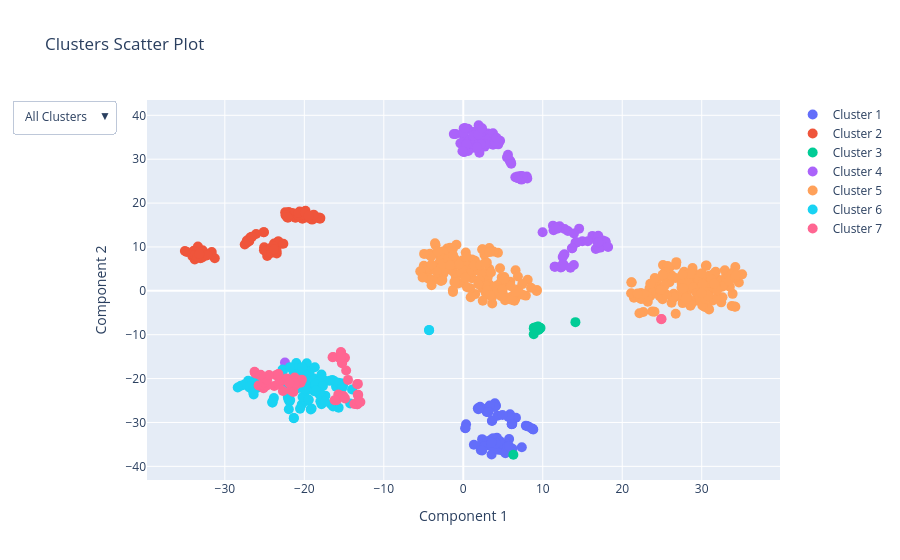

Notebook code for this chart:
### Code cell
fig

### Figure 1 — Plotly figure (JSON) as saved in the notebook; plotly's stock layout.template omitted (floating-point values rounded to 4 significant figures; data arrays with more than 128 entries replaced by an {"elided": "..."} marker saying what was removed)
{"data": [{"hoverinfo": "text", "hovertemplate": "%{text}<extra></extra>", "marker": {"size": 10}, "mode": "markers", "name": "Cluster 1", "text": {"elided": "74x2 str values"}, "type": "scatter", "x": [3.603, 3.652, 1.337, 7.364, 3.627, 3.173, 2.37, 3.249, 0.2401, 4.343, 7.874, 3.979, 4.105, 4.092, 3.879, 3.431, 6.127, 3.563, 2.758, 6.631, 4.153, 2.95, 3.34, 8.632, 2.69, 0.3517, 4.257, 2.21, 4.236, 5.884, 6.154, 3.341, 2.371, 2.991, 8.019, 2.114, 5.304, 4.383, 4.302, 8.805, 5.765, 4.772, 1.835, 3.94, 8.727, 5.85, 5.483, 3.764, 5.785, 4.646, 5.418, 8.235, 6.101, 4.92, 5.685, 6.156, 4.929, 2.67, 2.384, 4.154, 6.088, 3.078, 8.74, 4.69, 3.57, 4.128, 6.187, 3.328, 5.538, 5.76, 1.895, 3.16, 3.535, 0.2884], "y": [-29.65, -29.54, -35.08, -35.64, -34.66, -34.35, -34.67, -35.23, -31.33, -35.09, -30.72, -25.6, -26.18, -26.16, -26.02, -34.02, -30.29, -37.29, -34.27, -28.91, -33.98, -27.6, -35.06, -31.39, -26.93, -30.4, -35.32, -36.3, -33.48, -28.13, -30.27, -26.72, -33.8, -34.7, -30.81, -26.43, -37.0, -36.21, -28.47, -31.58, -33.77, -36.24, -26.78, -26.49, -31.48, -28.73, -34.91, -33.57, -36.16, -34.28, -35.73, -30.95, -30.37, -36.37, -28.74, -30.33, -28.29, -35.36, -36.4, -35.91, -30.4, -27.61, -31.5, -34.8, -35.31, -34.76, -35.99, -26.14, -35.53, -35.38, -26.99, -27.59, -34.59, -31.25]}, {"hoverinfo": "text", "hovertemplate": "%{text}<extra></extra>", "marker": {"size": 10}, "mode": "markers", "name": "Cluster 2", "text": {"elided": "87x2 str values"}, "type": "scatter", "x": [-31.27, -19.85, -21.03, -21.96, -17.98, -20.28, -18.03, -19.0, -20.24, -18.87, -19.45, -20.2, -20.59, -19.88, -19.03, -18.16, -21.14, -18.5, -20.44, -21.52, -24.67, -20.79, -19.99, -22.41, -20.78, -18.82, -19.92, -19.48, -25.05, -33.07, -27.18, -23.81, -32.81, -33.08, -24.18, -26.96, -25.09, -27.25, -22.99, -34.8, -22.36, -32.46, -33.16, -33.69, -33.05, -33.61, -23.47, -22.07, -24.53, -33.79, -27.49, -34.08, -32.85, -31.74, -33.92, -25.08, -23.32, -24.32, -24.65, -33.39, -26.81, -24.27, -24.81, -23.23, -24.19, -32.44, -35.03, -33.83, -23.91, -25.1, -32.73, -24.14, -23.48, -26.92, -26.06, -31.65, -34.07, -23.84, -27.22, -32.2, -33.79, -22.64, -26.62, -22.19, -26.59, -33.44, -33.22], "y": [7.444, 18.27, 16.75, 17.94, 16.58, 16.8, 16.41, 16.36, 16.41, 16.75, 16.6, 16.89, 18.1, 17.3, 16.23, 16.7, 16.65, 16.64, 17.72, 17.76, 7.931, 17.22, 17.35, 17.89, 17.74, 17.36, 17.9, 17.13, 9.917, 7.435, 11.03, 10.77, 9.252, 8.455, 9.381, 11.37, 13.34, 11.14, 10.7, 8.847, 17.25, 8.454, 8.024, 7.837, 8.534, 9.141, 8.508, 16.68, 8.326, 7.147, 10.56, 7.89, 7.612, 8.279, 9.109, 9.24, 11.23, 9.696, 9.189, 10.09, 12.15, 9.394, 8.954, 11.24, 9.5, 7.981, 9.092, 8.928, 10.19, 13.37, 8.945, 8.66, 9.101, 11.35, 12.94, 8.829, 8.347, 9.439, 11.46, 8.103, 8.147, 10.74, 12.28, 16.84, 12.34, 7.653, 8.375]}, {"hoverinfo": "text", "hovertemplate": "%{text}<extra></extra>", "marker": {"size": 10}, "mode": "markers", "name": "Cluster 3", "text": [["/", "SYM"], ["août", "NOUN"], ["avril", "NOUN"], ["décembre", "NOUN"], ["environ", "ADV"], ["février", "NOUN"], ["janvier", "NOUN"], ["juillet", "NOUN"], ["juin", "NOUN"], ["mai", "NOUN"], ["mars", "NOUN"], ["octobre", "NOUN"], ["rubrique", "NOUN"], ["septembre", "NOUN"]], "type": "scatter", "x": [8.863, 9.044, 9.438, 9.666, 6.301, 9.425, 8.899, 8.872, 9.541, 9.345, 9.094, 9.152, 14.11, 9.72], "y": [-9.891, -8.629, -8.894, -8.452, -37.36, -8.115, -8.433, -8.506, -8.807, -8.195, -8.855, -8.274, -7.137, -8.451]}, {"hoverinfo": "text", "hovertemplate": "%{text}<extra></extra>", "marker": {"size": 10}, "mode": "markers", "name": "Cluster 4", "text": {"elided": "118x2 str values"}, "type": "scatter", "x": [12.33, 7.985, 7.316, 6.819, 7.316, 8.054, 7.336, 7.145, 7.373, 7.495, 6.911, 6.776, 6.552, 5.84, 11.48, 11.57, 12.13, 5.898, 14.58, 5.623, 11.92, 5.969, 17.91, 12.76, 11.82, 11.28, 5.502, 16.24, 11.36, 13.17, 11.82, 16.98, 14.18, 11.7, 14.26, 13.93, 2.686, 17.25, 0.0716, 12.62, -0.3618, 14.12, 2.883, 16.81, 3.114, 0.09525, 3.025, -22.44, 12.73, 12.51, 2.987, 14.98, 14.23, 0.04705, 1.195, 12.65, 1.862, -0.9662, 1.366, 16.67, 17.54, 0.4186, 0.6167, 0.5758, 1.889, 3.745, 3.164, 13.7, 1.837, 0.07747, 12.26, 11.55, 11.49, 13.91, 12.38, 1.094, 12.52, 9.982, 2.06, 2.733, 1.891, 2.278, 15.67, 1.886, 1.203, 17.87, 4.631, 2.134, 4.05, 0.1552, 17.0, 0.7647, 16.94, 1.932, 4.402, 2.217, 3.996, 2.03, 0.3892, 0.07182, 1.202, 0.005593, 1.358, 13.68, 17.88, 3.737, 1.248, -1.186, 1.724, 4.168, 18.22, 17.0, -0.1054, 13.48, 6.036, 0.1948, 1.913, 2.363], "y": [5.48, 26.06, 25.72, 26.05, 25.35, 25.62, 26.17, 26.12, 25.78, 26.04, 25.66, 25.77, 25.87, 29.76, 14.21, 14.22, 14.72, 29.5, 14.17, 31.03, 14.22, 29.36, 11.16, 14.1, 14.46, 14.86, 30.42, 12.52, 13.81, 13.65, 14.44, 12.55, 10.98, 14.2, 11.02, 13.09, 32.87, 9.853, 32.65, 6.012, 33.61, 10.96, 35.22, 11.29, 35.88, 31.62, 35.46, -16.32, 8.35, 7.685, 33.44, 11.3, 11.06, 37.02, 33.74, 8.136, 33.99, 35.74, 32.61, 9.549, 11.49, 32.7, 31.86, 36.91, 33.77, 33.3, 34.59, 9.723, 34.36, 35.28, 5.338, 5.511, 5.506, 5.878, 5.446, 33.48, 6.027, 13.34, 34.44, 33.46, 33.41, 36.54, 11.29, 33.0, 34.48, 11.23, 34.22, 35.61, 33.7, 34.49, 9.832, 34.51, 12.24, 37.74, 33.38, 33.36, 33.88, 31.5, 33.39, 36.65, 36.18, 36.06, 36.11, 9.7, 11.13, 35.93, 35.33, 35.72, 32.67, 34.87, 9.995, 11.06, 31.82, 5.278, 28.96, 37.1, 35.66, 37.07]}, {"hoverinfo": "text", "hovertemplate": "%{text}<extra></extra>", "marker": {"size": 10}, "mode": "markers", "name": "Cluster 5", "text": {"elided": "278x2 str values"}, "type": "scatter", "x": {"elided": "278 float values"}, "y": {"elided": "278 float values"}}, {"hoverinfo": "text", "hovertemplate": "%{text}<extra></extra>", "marker": {"size": 10}, "mode": "markers", "name": "Cluster 6", "text": {"elided": "88x2 str values"}, "type": "scatter", "x": [-21.01, -17.35, -19.09, -17.98, -27.34, -19.26, -26.38, -17.73, -18.75, -26.92, -20.33, -27.99, -27.07, -19.58, -24.02, -21.38, -19.69, -22.0, -21.87, -15.68, -19.19, -18.02, -27.55, -16.38, -20.21, -16.48, -28.38, -15.33, -18.79, -17.98, -17.49, -19.33, -19.82, -19.88, -15.13, -22.08, -15.51, -18.79, -20.78, -24.01, -16.01, -17.85, -19.83, -19.75, -20.7, -26.83, -21.32, -22.74, -22.68, -22.12, -20.86, -19.45, -20.22, -20.81, -21.26, -14.0, -4.301, -18.36, -20.02, -18.13, -4.3, -15.72, -20.27, -21.32, -16.25, -18.32, -18.05, -21.78, -16.63, -18.75, -17.84, -25.82, -19.48, -15.25, -21.95, -16.8, -18.61, -23.83, -24.0, -20.54, -17.66, -26.42, -17.41, -18.52, -14.23, -26.23, -18.68, -21.81], "y": [-16.46, -23.89, -26.82, -25.16, -21.4, -19.54, -23.6, -21.27, -21.73, -22.01, -25.92, -21.62, -20.5, -21.32, -25.43, -18.34, -16.49, -24.73, -25.22, -26.62, -27.02, -21.94, -21.35, -26.35, -19.79, -20.32, -22.04, -21.06, -19.96, -23.62, -20.41, -18.42, -25.08, -19.05, -21.65, -24.2, -21.33, -21.18, -18.27, -25.45, -21.83, -19.05, -22.86, -20.38, -19.19, -21.7, -29.0, -17.94, -18.19, -22.06, -17.6, -24.88, -24.21, -22.17, -18.93, -22.49, -8.959, -21.95, -22.4, -23.49, -8.954, -20.94, -17.44, -29.01, -20.53, -20.9, -23.04, -24.89, -25.84, -22.87, -25.84, -22.03, -24.77, -22.19, -26.98, -20.51, -21.26, -24.44, -25.22, -26.89, -21.69, -23.1, -25.28, -22.72, -25.66, -20.34, -17.41, -17.39]}, {"hoverinfo": "text", "hovertemplate": "%{text}<extra></extra>", "marker": {"size": 10}, "mode": "markers", "name": "Cluster 7", "text": [["administrer", "VERB"], ["aller", "VERB"], ["apparaître", "VERB"], ["appeler", "VERB"], ["arrêter", "VERB"], ["augmenter", "VERB"], ["catégorie", "NOUN"], ["condamner", "VERB"], ["confier", "VERB"], ["connaître", "VERB"], ["considérer", "VERB"], ["convenir", "VERB"], ["croire", "VERB"], ["créer", "VERB"], ["devoir", "VERB"], ["donner", "VERB"], ["décider", "VERB"], ["effectuer", "VERB"], ["efficace", "ADJ"], ["exister", "VERB"], ["falloir", "VERB"], ["fréquent", "ADJ"], ["impliquer", "VERB"], ["important", "ADJ"], ["inférieur", "ADJ"], ["mener", "VERB"], ["montrer", "VERB"], ["nécessaire", "ADJ"], ["observer", "VERB"], ["organiser", "VERB"], ["ouvrir", "VERB"], ["penser", "VERB"], ["porter", "VERB"], ["possible", "ADJ"], ["pouvoir", "VERB"], ["prendre", "VERB"], ["proposer", "VERB"], ["présent", "ADJ"], ["présenter", "VERB"], ["prévoir", "VERB"], ["publier", "VERB"], ["quel", "ADJ"], ["rapide", "ADJ"], ["rapporter", "VERB"], ["recevoir", "VERB"], ["recommander", "VERB"], ["reconnaître", "VERB"], ["refuser", "VERB"], ["rejeter", "VERB"], ["réduire", "VERB"], ["référence", "NOUN"], ["sembler", "VERB"], ["signer", "VERB"], ["souhaiter", "VERB"], ["supérieur", "ADJ"], ["utiliser", "VERB"], ["vouloir", "VERB"], ["élevé", "ADJ"], ["étudier", "VERB"], ["évaluer", "VERB"], ["évoquer", "VERB"], ["être", "VERB"]], "type": "scatter", "x": [-23.27, -13.71, -15.55, -23.78, -23.57, -21.22, 24.94, -25.58, -22.69, -23.11, -23.26, -15.73, -13.22, -21.46, -13.32, -20.48, -13.34, -23.1, -15.37, -15.94, -15.09, -14.88, -25.14, -15.45, -16.44, -25.75, -22.02, -15.23, -26.14, -25.26, -22.19, -13.28, -21.7, -15.26, -13.36, -20.31, -21.39, -15.51, -21.14, -24.7, -25.09, -14.74, -15.4, -26.21, -21.07, -24.92, -14.5, -13.26, -24.67, -24.43, 24.91, -14.89, -21.19, -13.19, -16.36, -23.26, -12.95, -15.38, -26.26, -25.49, -21.9, -16.18], "y": [-18.95, -25.79, -23.77, -21.68, -19.25, -19.76, -6.415, -19.21, -22.84, -20.89, -21.25, -23.64, -23.7, -20.73, -25.86, -20.96, -21.28, -20.41, -14.09, -24.93, -23.97, -15.25, -22.19, -15.48, -15.13, -21.58, -20.73, -16.39, -18.84, -21.32, -19.96, -23.7, -22.65, -16.48, -25.83, -20.27, -23.04, -15.36, -21.51, -21.58, -20.91, -18.15, -13.96, -18.59, -21.29, -19.92, -20.29, -21.21, -20.26, -19.19, -6.488, -24.51, -21.05, -25.13, -15.08, -19.08, -25.32, -14.99, -18.44, -19.13, -20.95, -24.91]}], "layout": {"title": {"text": "Clusters Scatter Plot"}, "updatemenus": [{"buttons": [{"args": [{"visible": [true, true, true, true, true, true, true]}, {"title": "All Clusters"}], "label": "All Clusters", "method": "update"}, {"args": [{"visible": [true, false, false, false, false, false, false]}, {"title": "Cluster 1"}], "label": "Cluster 1", "method": "update"}, {"args": [{"visible": [false, true, false, false, false, false, false]}, {"title": "Cluster 2"}], "label": "Cluster 2", "method": "update"}, {"args": [{"visible": [false, false, true, false, false, false, false]}, {"title": "Cluster 3"}], "label": "Cluster 3", "method": "update"}, {"args": [{"visible": [false, false, false, true, false, false, false]}, {"title": "Cluster 4"}], "label": "Cluster 4", "method": "update"}, {"args": [{"visible": [false, false, false, false, true, false, false]}, {"title": "Cluster 5"}], "label": "Cluster 5", "method": "update"}, {"args": [{"visible": [false, false, false, false, false, true, false]}, {"title": "Cluster 6"}], "label": "Cluster 6", "method": "update"}, {"args": [{"visible": [false, false, false, false, false, false, true]}, {"title": "Cluster 7"}], "label": "Cluster 7", "method": "update"}], "direction": "down", "showactive": true}], "xaxis": {"title": {"text": "Component 1"}}, "yaxis": {"title": {"text": "Component 2"}}}}
